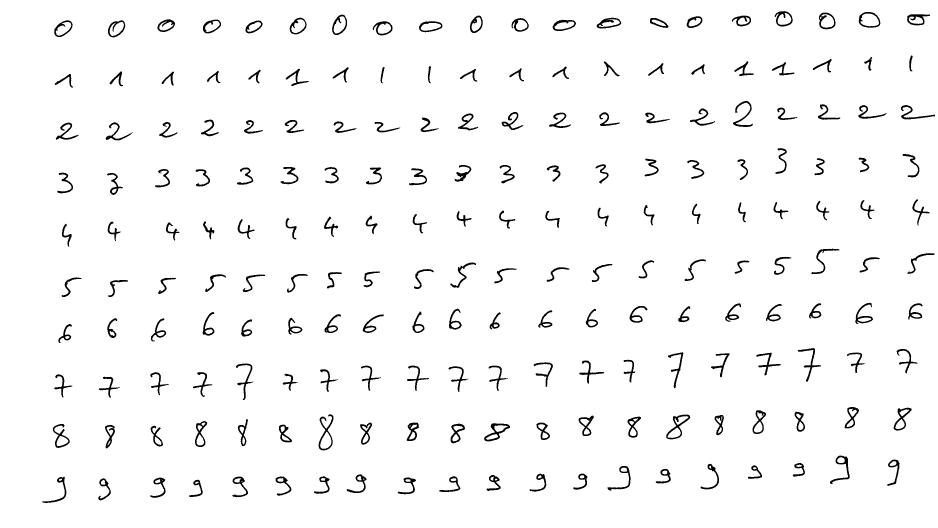
%> input picture app.tif, 2812 x 1584 px (shown at 1/3 size)
$ octave launchEuclidian.m   (GNU Octave 9; MATLAB toolbox functions it lacks are replaced by stand-ins)
%> lines starting %> are read from the running program, lines starting %| are printed output that depends on the picture; in (x1, y1, x2, y2) boxes, pixels count from 0 and x2, y2 are one past the last pixel; in counts of white or black regions, pixels touching at a corner belong together; the program's own positions count from 1
%> `trainingImg = im2bw(imread('app.tif'), im2double(uint8(128)));`: trainingImg: size 1584x2812 logical; 96.9% white; 200 black regions, largest, box (x1, y1, x2, y2) and area: (1452, 1270, 1530, 1324) 1267, (1999, 1244, 2071, 1318) 1262, (956, 1243, 1001, 1351) 1220
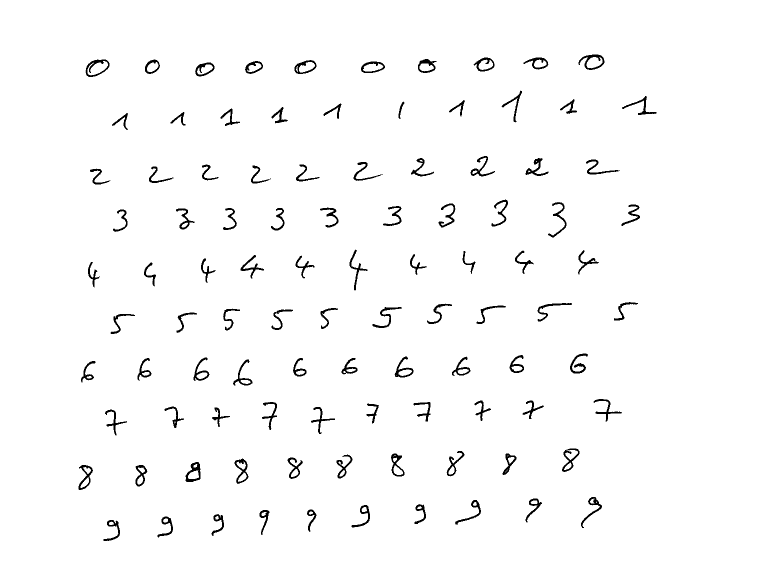
%> input picture test.tif, 1514 x 1175 px (shown at 1/2 size)
%> further down, testingImg is the input picture: size 1175x1514 uint8; 97.9% white; 100 black regions, largest, box (x1, y1, x2, y2) and area: (171, 119, 219, 154) 545, (371, 924, 401, 964) 542, (1157, 109, 1209, 140) 533
%> the answer given: 3
### getLines.m
function [linesTab] = getLines(pic)

    % This function returns an array containing the start and end indexes of each line
    % pic: the image

    % Count the black pixels
    % Replace by 1 all numbers that exceed 50 - vertical
    picData = sum(pic<1,2);
%> picData = 1584 values, max 428 at index 67, min 0 at index 1, mean 86.23

    % Count the number of lines
    nbeLines = size(pic, 1);
%> nbeLines = 1584
    i = 1;
    j = 1;

    % Matrix creation with the number of levels
    % Matrix corresponding to the index of the first pixel and the last pixel of each line
    linesTab = zeros(10,2);

    % Store black pixel line index
    while i <= nbeLines
        if picData(i) ~= 0
            % Stock index
            % The index of the first black pixel
            linesTab(j, 1) = i;

            % It looks for the index of the last black pixel
            while (i<= nbeLines && picData(i) ~= 0)
               i = i+1;
            end

            if i<= nbeLines
                % The index of the last pixel
                linesTab(j, 2) = i;
                j = j+1;
            end
         end
         i= i +1;
    end
%> after the loop, i = 1585; j = 11; linesTab = [34 113; 167 264; 304 422; 445 586; 599 742; 747 893; 909 1030; 1045 1201; 1222 1352; 1368 1510]

end

### trainEuclidian.m
function [centers, profiles] = trainEuclidian(img, d, nbClasses)

	% Determine the lines of the image
	linesTab = getLines(img);

	% Determine for each row the columns
	columnsTab  = getColumns(img, linesTab);

	% Determines the coordinates of each character
	coordinatesTab = buildRectangle(img, linesTab, columnsTab);

	%showRectangle(img, coordinatesTab);

	profiles = extractProfile(img, coordinatesTab, d);
	centers = computeCenters(profiles, nbClasses, d);
end

### getColumns.m
function [columnsTab]  = getColumns(pic, linesTab)

    % This function returns for each row the columns that make it up.
    % pic: the image
    % linesTab: Table of indices for the beginning and end of each line

    nbeLines = size(linesTab, 1);
%> nbeLines = 10
    nbeColumns = size(pic, 2);
%> nbeColumns = 2812

    % Matrix corresponding to the index of the first pixel and the last pixel of each column of each line
    % 40 because there are 20 columns and for each column we have to return the index at the beginning and end of each column
    %columnsTab = zeros(nbeLines, 40)

    for i = 1:nbeLines
        % Retrieve the column corresponding to each row of the matrix returned by the line function (for each start and end index)
        colomnData = pic(linesTab(i,1):linesTab(i,2), 1:nbeColumns);
        % Count the number of black pixels on each column
        picData = sum(colomnData<1);

        j = 1;
        k = 1;
        % Stores column indices
        while j <= nbeColumns
            if picData(j) ~= 0
                % Saves the index of the first pixel of the character
                columnsTab(i, k) = j;

                % It looks for the index of the last black pixel
                while (j <= nbeColumns && picData(j) ~= 0)
                    j = j+1;
                end

                if j <= nbeColumns
                    k = k+1; % Position on the index to save the last pixel
                    % Saves the index of the last pixel of the character
                    columnsTab(i, k) = j;
                    k = k+1; % Position yourself on the index to record the first pixel of the next character.
                end
            end
            j = j+1;
        end
    end
%> this loop made 10 passes
%> pass 2, in getColumns, `colomnData = pic(linesTab(i,1):linesTab(i,2), 1:nbeColumns);`:
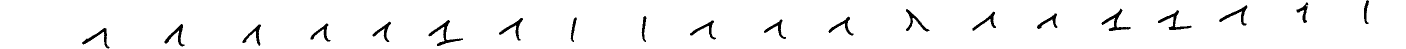
%> colomnData: size 98x2812 logical (shown at 1/2 size); 96.8% white; 20 black regions, largest, box (x1, y1, x2, y2) and area: (857, 40, 926, 92) 708, (2203, 17, 2261, 62) 633, (2316, 20, 2383, 60) 606
%> pass 3, in getColumns, `colomnData = pic(linesTab(i,1):linesTab(i,2), 1:nbeColumns);`:
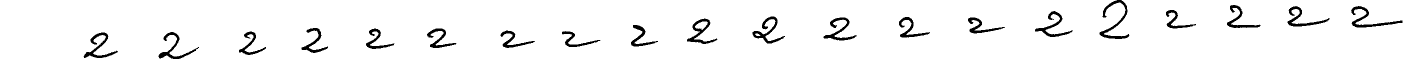
%> colomnData: size 119x2812 logical (shown at 1/2 size); 95.6% white; 20 black regions, largest, box (x1, y1, x2, y2) and area: (2199, 0, 2259, 78) 1037, (2702, 12, 2805, 55) 932, (1505, 33, 1570, 87) 893

end

### buildRectangle.m
function [coordinates] = buildRectangle(pic, linesTab, columnsTab)

    % Transforms row and column index lists into a table containing the upper left and lower right coordinates on the same row for each character.

    nbeLines = size(linesTab, 1);
    nbeColumns = size(columnsTab, 2);
%> nbeColumns = 40

    % For each number we determine the sides of the rectangle enclosing it.
    k = 1;
    for i=1:nbeLines
        for j=1:2:nbeColumns-1
            % retrieve the character
            retrieveCharacter = getLines(pic(linesTab(i, 1):linesTab(i, 2), columnsTab(i, j):columnsTab(i, j+1)));

            % retrieve character coordinates
            coordinates(k, 1) = columnsTab(i, j); % top left line
            coordinates(k, 2) = retrieveCharacter(1, 1) + linesTab(i, 1)-1; %top left column
            coordinates(k, 3) = columnsTab(i, j+1) - coordinates(k, 1); % height
            coordinates(k, 4) = retrieveCharacter(1, 2) + linesTab(i, 1) - coordinates(k, 2)-2; % width

            k = k+1;
        end
    end
%> after the loop, coordinates = 200 rows, first 8: [164 62 55 49; 325 62 52 50; 473 59 53 37; 610 60 54 40; 737 62 52 38; 870 54 51 49; 997 45 45 60; 1119 65 60 41]; k = 201
end

### launchEuclidian.m
trainingImg = im2bw(imread('app.tif'), im2double(uint8(128)));
testingImg = imread('test.tif');

disp("=========== Classifieur par distance euclidienne ===========\n")

disp("Note : executer ce script pour tester une configuration particuliere")
disp("Pour obtenir un benchmark de ce classifieur, executer benchmarkEuclidian\n")

d = input("Veuillez saisir une valeur pour d : ")
disp("Entrainement en cours...\n")

% training with Euclidian distance classifier
[centers, profilesTrain] = trainEuclidian(trainingImg, d, 10);
%> in trainEuclidian, `coordinatesTab = buildRectangle(img, linesTab, columnsTab);`: coordinatesTab has the same summary as coordinates in buildRectangle
%> the run ends on the next line
